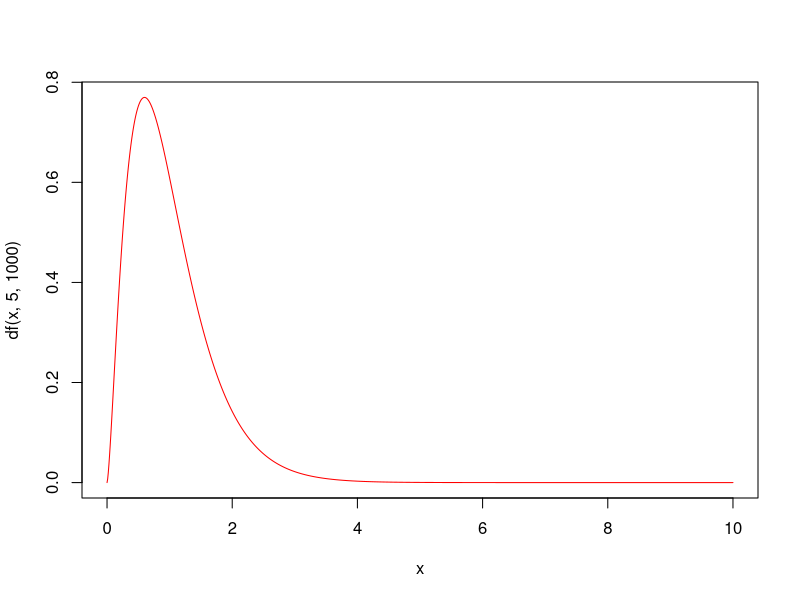
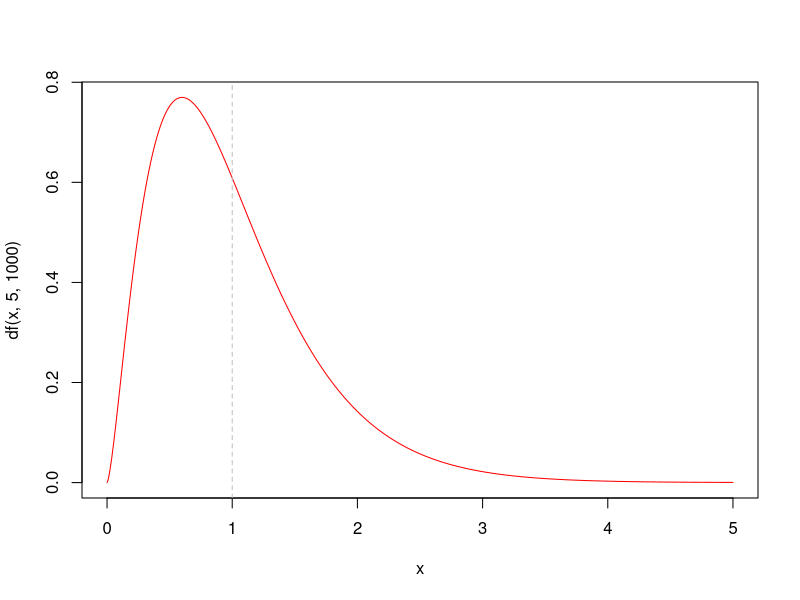
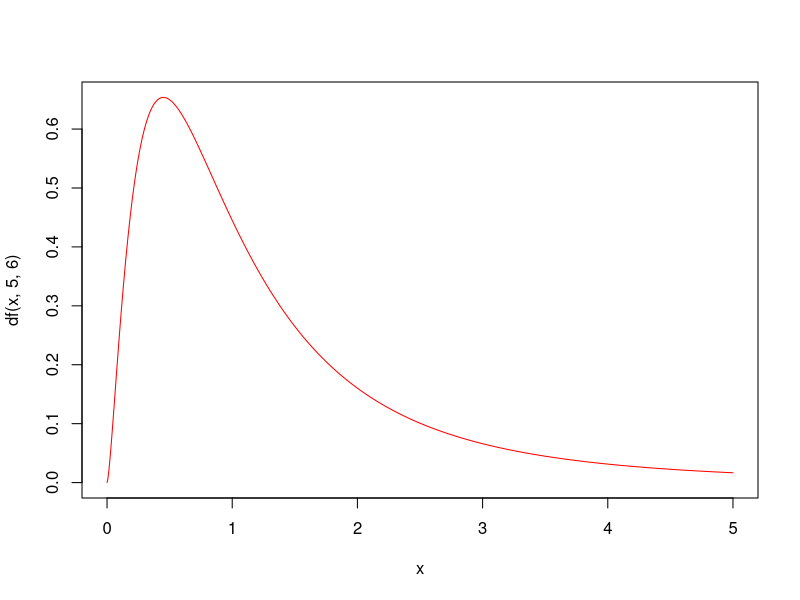

These figures' R source, in order:
getwd()
setwd("~/Trainings/Biostats_and_R_bixcop_github/module2_R_biostats/")
# Fisher's distribution
?df
# plotting the density of a F(5,1000) between 0 and 10
curve(df(x,5,1000), from = 0, to = 10, n=1001, col='red')
# we zoom in:
curve(df(x,5,1000), from = 0, to = 5, n=1001, col='red')
# vertical line at x=1:
abline(v=1,lty=2,col='grey')
# a different F distribution:
curve(df(x,5,6), from = 0, to = 5, n=1001, col='red')
# probability to have a random value larger than 3?
1 - pf(3,df1=5,df2=6000)

# perform an ANOVA with R: aov()
# on the dataset on FEV
dat = read.table('Datasets/fev_dataset.txt', header=T)
str(dat)
dat_reduced = subset(dat, Age >= 6 & Age <= 10)
# it is important to make "Age" a FACTOR so that we can use it to delimitate groups of observations
dat_reduced$Age = factor(dat_reduced$Age)
aov(data=dat_reduced, formula = Ht ~ Age) -> aov_obj
summary(aov_obj) # outputs meaningful info
aov_obj
